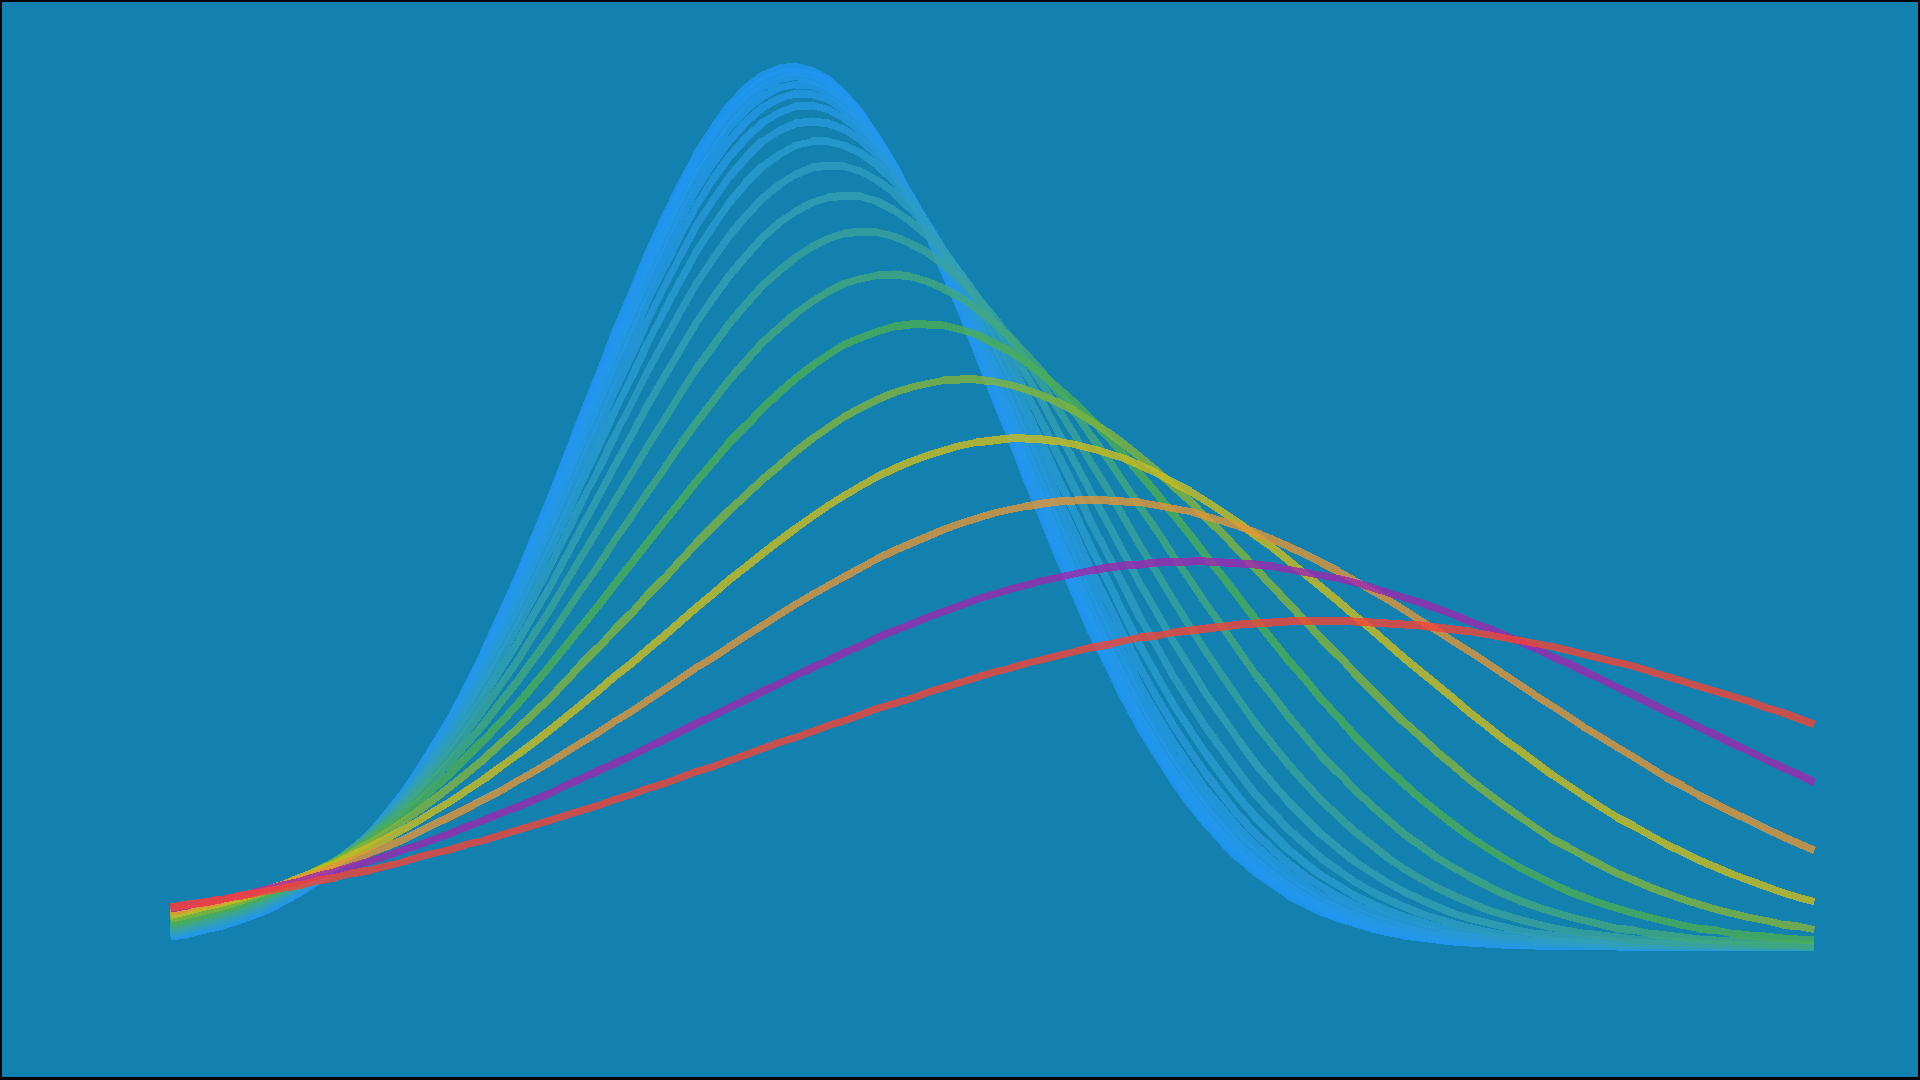

The R source for this figure:
library(ggplot2)
library(see)
library(purrr)

m <- 4^seq(-3, 0.5, by = 0.2)

L <-
  map(m, ~ stat_function(
    aes(color = .x),
    size = 1,
    # alpha = 1 - .x/2,
    alpha = 0.3,
    fun = dnorm,
    xlim = c(-3, 5),
    args = list(mean = .x*1.5, sd = .x + 1)
  ))

ggplot() +
  L +
  scale_color_material_c() +
  theme_minimal() +
  theme(plot.background = element_rect(fill = "#182933"),
        axis.text = element_blank(),
        panel.grid.major = element_blank(), 
        panel.grid.minor = element_blank(), 
        legend.position = "none") +
  labs(x = "", y = "")
  
ggsave("bg_main.png", width = 16, height = 9, scale = 0.4)
